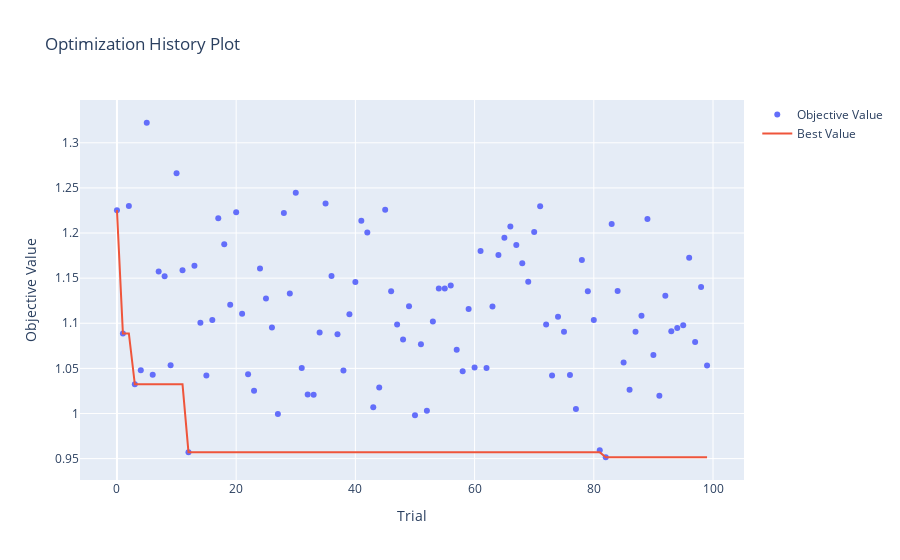
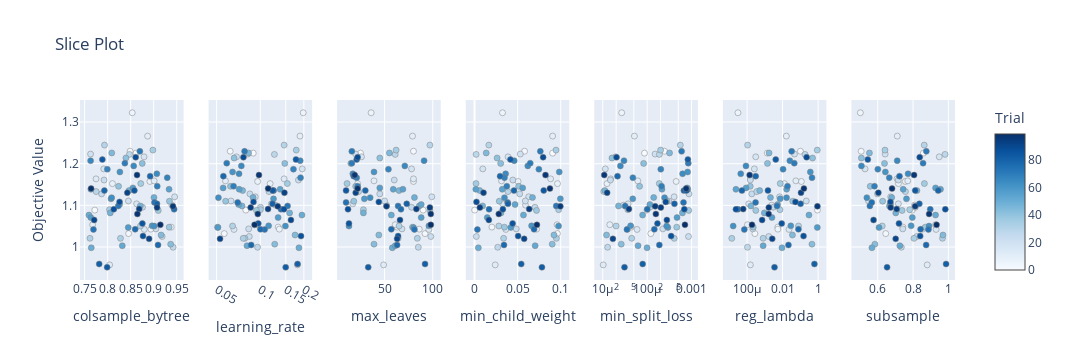
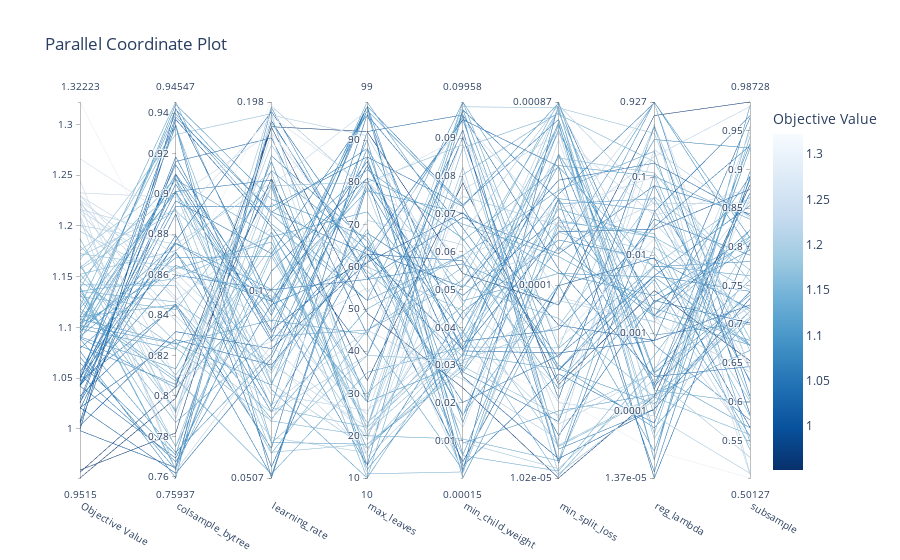
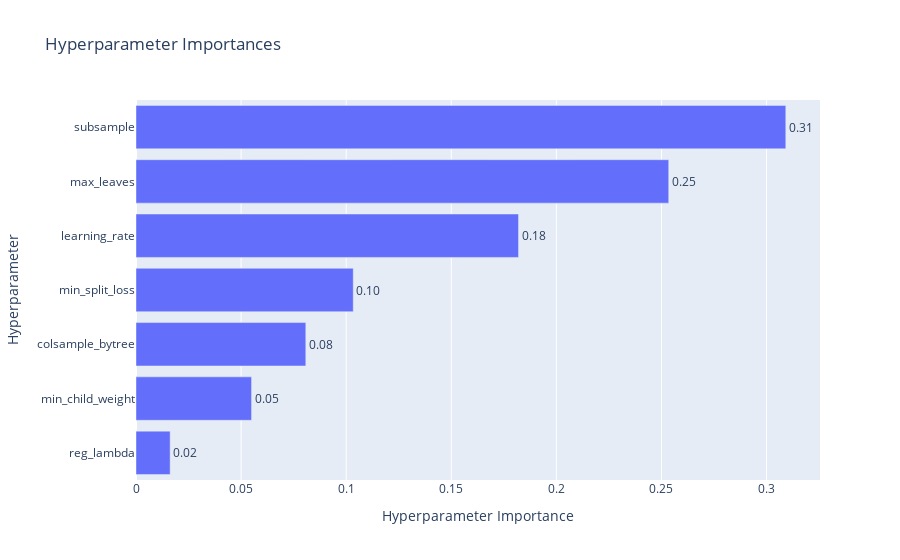

The notebook cell these images were saved under, in order:
### Code cell
display(opt_vis.plot_optimization_history(study),
        opt_vis.plot_slice(study),
        opt_vis.plot_parallel_coordinate(study),
        opt_vis.plot_param_importances(study),
       )
